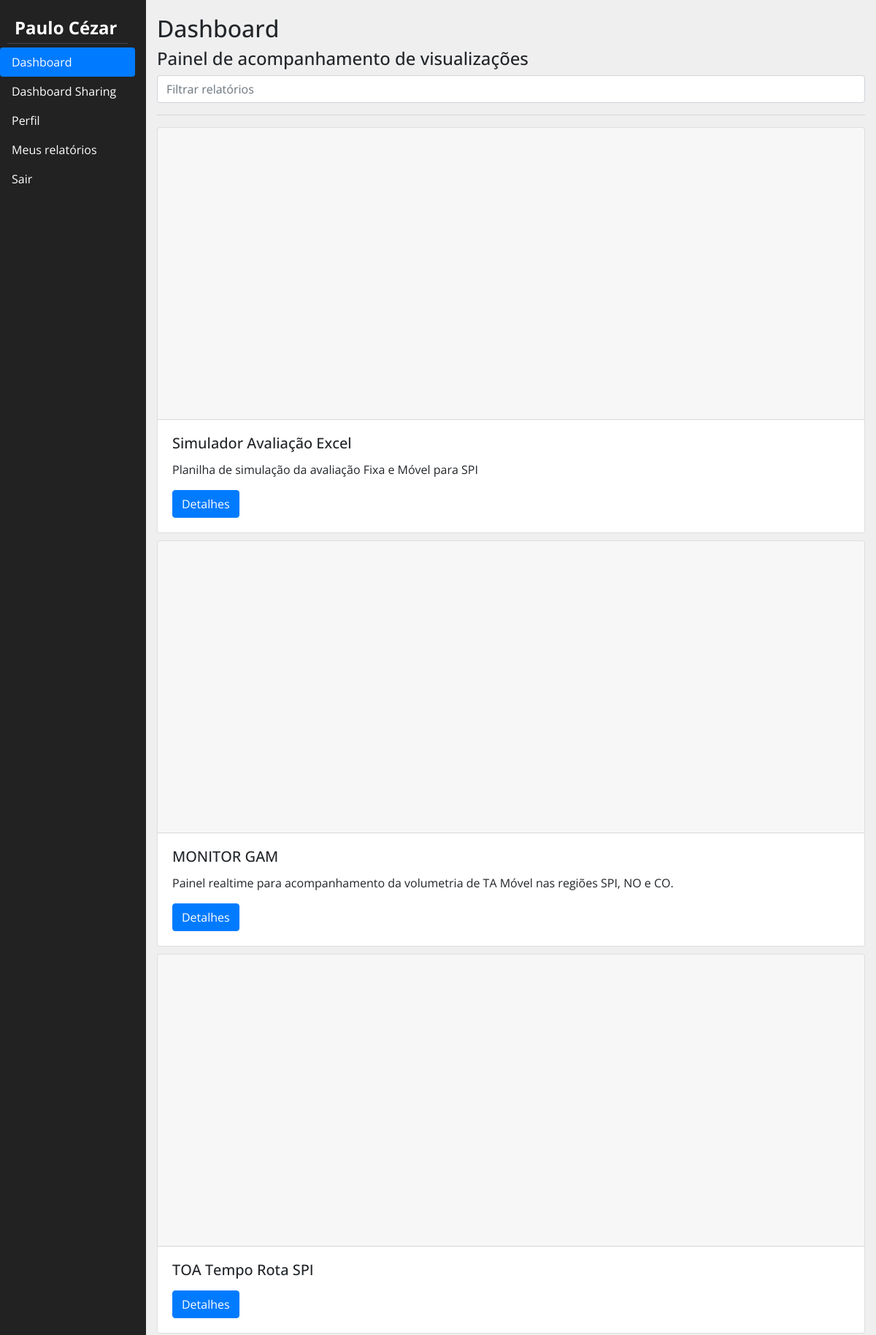
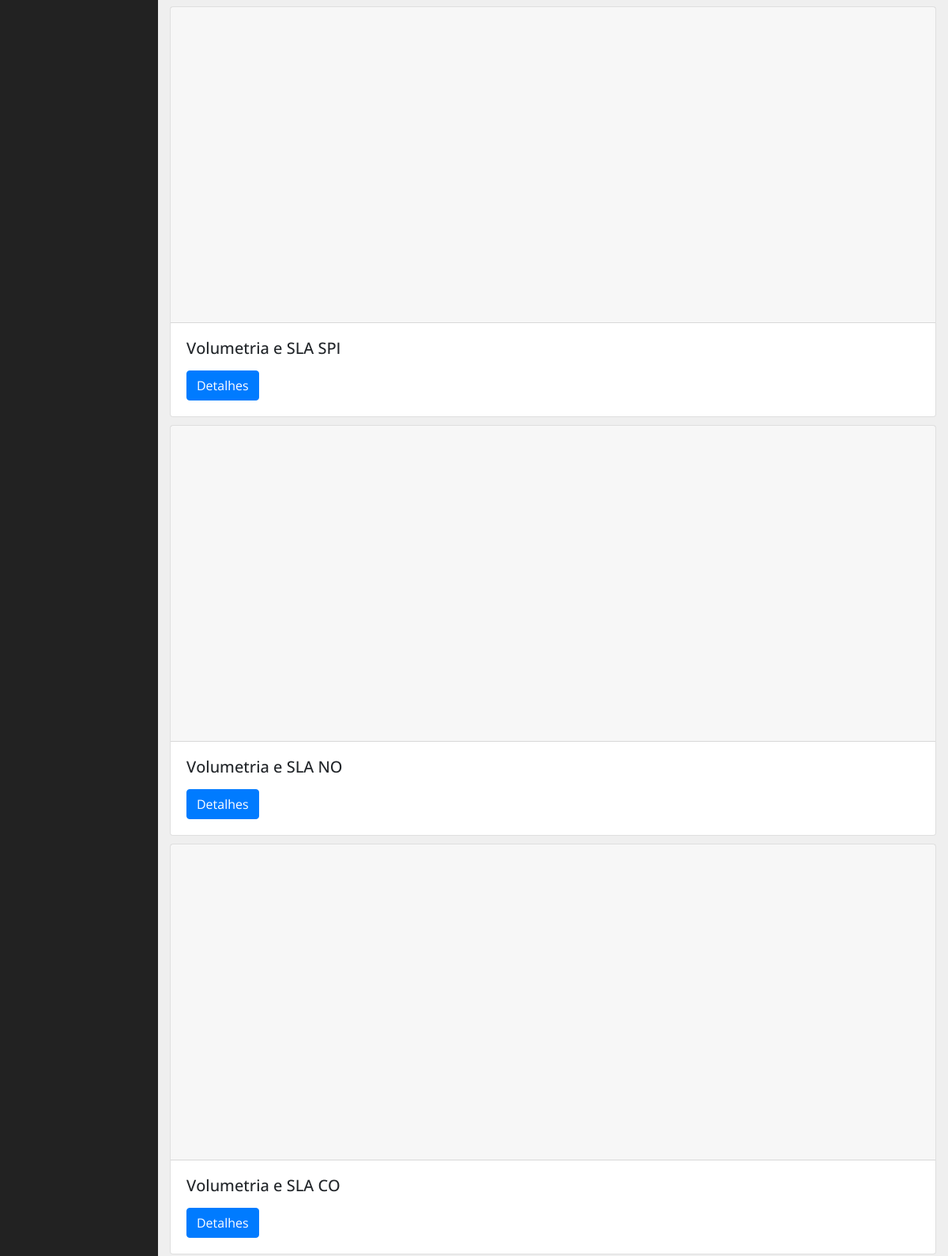
The app's page / (signed in, upper part) with its own data (2 pictures, top to bottom).
### tables this page shows
CREATE TABLE IF NOT EXISTS `report` (
  `id` int(11) unsigned NOT NULL,
  `owner` int(11) unsigned NOT NULL,
  `name` varchar(300) NOT NULL,
  `description` varchar(500) NOT NULL
);

### _php/default.php (called while the page is built, shortened)
<?php
function sql_execute($ssql, $mysqli = "") {
    $result = "";
    if ($select = $mysqli->query($ssql)) {
        $result = $select;
    } else {
        $result = false;
    }
    return $result;
}

### index.php (the view, shortened to what this page needs)
<?php
    $UID   = $UNAME = "";
    if (!isset($_COOKIE["VIEWLOG_LOGIN"])) {
        header("location: login.php");
    } else {
        $COOKIE = json_decode($_COOKIE["VIEWLOG_LOGIN"], true);
        $UID    = $COOKIE["uid"];
        $UNAME  = $COOKIE["name"];
    }
    $REDIRECT_PAGE = [
        "v-pills-detail" => "v-pills-dashboard"
    ];
    if (isset($_COOKIE["CURRENT_PAGE"]) && $_COOKIE["CURRENT_PAGE"] !== "undefined") {
        if (array_key_exists($_COOKIE["CURRENT_PAGE"], $REDIRECT_PAGE)) {
            $CURRENT_PAGE = $REDIRECT_PAGE[$_COOKIE["CURRENT_PAGE"]];
        } else {
            $CURRENT_PAGE = $_COOKIE["CURRENT_PAGE"];
        }
    } else {
        $CURRENT_PAGE = "v-pills-dashboard";
    }
?>
<!DOCTYPE html>
<html lang="pt-BR">
    <head>
        <link href="_css/jquery.toast.min.css" rel="stylesheet"/>
        <link href="_css/bootstrap.min.css" rel="stylesheet"/>
        <link href="_css/bootstrap-select.min.css" rel="stylesheet"/>
        <link href="_css/app.css" rel="stylesheet"/>
        <link rel="stylesheet" href="https://www.amcharts.com/lib/3/plugins/export/export.css" type="text/css" media="all" />
    </head>
    <body>
        <div class="row">
            <div class="nav flex-column nav-pills col-2" id="v-pills-tab" role="tablist" aria-orientation="vertical">
                <div id="owner" db-id="<?= $UID ?>">
                    <?= $UNAME ?>
                </div>
                <a class="nav-link <?= ($CURRENT_PAGE == "v-pills-dashboard" ? "active" : "") ?>"
                   id="v-pills-dashboard-tab"
                   data-toggle="pill"
                   href="#v-pills-dashboard"
                   role="tab"
                   aria-controls="v-pills-dashboard"
                   aria-selected="true">
                    Dashboard
                </a>
                <a class="nav-link <?= ($CURRENT_PAGE == "v-pills-dashboard-sharing" ? "active" : "") ?>"
                   id="v-pills-dashboard-sharing-tab"
                   data-toggle="pill"
                   href="#v-pills-dashboard-sharing"
                   role="tab"
                   aria-controls="v-pills-dashboard-sharing"
                   aria-selected="true">
                    Dashboard Sharing
                </a>
                <a class="nav-link <?= ($CURRENT_PAGE == "v-pills-profile" ? "active" : "") ?>"
                   id="v-pills-profile-tab"
                   data-toggle="pill"
                   href="#v-pills-profile"
                   role="tab"
                   aria-controls="v-pills-profile"
                   aria-selected="false">
                    Perfil
                </a>
                <a class="nav-link <?= ($CURRENT_PAGE == "v-pills-reports" ? "active" : "") ?>"
                   id="v-pills-reports-tab"
                   data-toggle="pill"
                   href="#v-pills-reports"
                   role="tab"
                   aria-controls="v-pills-reports"
                   aria-selected="false">
                    Meus relatórios
                </a>
                <a class="nav-link"
                   href="logout.php">
                    Sair
                </a>
            </div>
            <div class="tab-content col-10" id="v-pills-tabContent">
                <div class="tab-pane fade <?= ($CURRENT_PAGE == "v-pills-dashboard" ? "active show" : "") ?>"
                     id="v-pills-dashboard" role="tabpanel" aria-labelledby="v-pills-dashboard-tab">
                    <h1>Dashboard</h1>
                    <h2>Painel de acompanhamento de visualizações</h2>
                    <input class="form-control" id="search" type="text" placeholder="Filtrar relatórios">
                    <hr/>
                    <?php
                        $REPORTS["SQL"]   = "SELECT * FROM `report` WHERE `owner` = '$UID'";
                        $REPORTS["QUERY"] = sql_execute($REPORTS["SQL"]);
                        while ($REPORTS["ROW"]   = $REPORTS["QUERY"]->fetch_assoc()) {
                            $REPORT_DATA["SQL"]   = "SELECT * FROM `viewlog` WHERE `owner_id` = '$UID' AND `rep_id` = '{$REPORTS["ROW"]["id"]}';";
                            $REPORT_DATA["SQL"]   = "SELECT DATE_FORMAT(`dt`, '%Y-%m-%d') AS 'date', COUNT(id) AS 'value' FROM `viewlog` WHERE `owner_id` = '$UID' AND `rep_id` = '{$REPORTS["ROW"]["id"]}' GROUP BY DATE_FORMAT(`dt`, '%Y-%m-%d')";
                            $REPORT_DATA["QUERY"] = sql_execute($REPORT_DATA["SQL"]);
                            $GRAPH_CONFIGURATION = "";
                            $GRAPH_FAILMESSAGE   = "";
                            if ($REPORT_DATA["QUERY"]->num_rows === 0) {
                                $GRAPH_FAILMESSAGE = "<span class='empty_graph'>Este relatório ainda não possui visualizações.</span>";
                                $GRAPH_CLASS       = "fail-message";
                            } else {
                                $REPORT_DATA["ARRAY"] = [];
                                $REPORT_DATA["JS"]    = [];
                                while ($REPORT_DATA["ROW"] = $REPORT_DATA["QUERY"]->fetch_object()) {
                                    array_push($REPORT_DATA["JS"], "{date: '{$REPORT_DATA["ROW"]->date}', value: {$REPORT_DATA["ROW"]->value}}");
                                    array_push($REPORT_DATA["ARRAY"], [$REPORT_DATA["ROW"]->date => $REPORT_DATA["ROW"]->value]);
                                }
                                $REPORT_DATA["JS"]   = implode(",", $REPORT_DATA["JS"]);
                                $GRAPH_CONFIGURATION = "<script>"
                                    . "var chart_{$REPORTS["ROW"]["owner"]}_{$REPORTS["ROW"]["id"]} = draw('report-{$REPORTS["ROW"]["owner"]}-{$REPORTS["ROW"]["id"]}', "
                                    . "[{$REPORT_DATA["JS"]}]);"
                                    . "</script>";
                                $GRAPH_CLASS         = "graph";
                            }
                            echo "
                                <div class=\"card\" search='{$REPORTS["ROW"]["id"]}|{$REPORTS["ROW"]["name"]}|{$REPORTS["ROW"]["description"]}'>
                                    $GRAPH_CONFIGURATION
                                    <div id=\"report-{$REPORTS["ROW"]["owner"]}-{$REPORTS["ROW"]["id"]}\" class=\"card-header $GRAPH_CLASS\">$GRAPH_FAILMESSAGE</div>
                                    <div class=\"card-body\">
                                        <h5 class=\"card-title\">{$REPORTS["ROW"]["name"]}</h5>
                                        <p class=\"card-text\">{$REPORTS["ROW"]["description"]}</p>
                                        <a class=\"btn btn-primary detail\"
                                           id=\"v-pills-detail-tab\"
                                           data-toggle=\"pill\"
                                           href=\"#v-pills-detail\"
                                           role=\"tab\"
                                           owner=\"{$REPORTS["ROW"]["owner"]}\"
                                           report=\"{$REPORTS["ROW"]["id"]}\"
                                           reportName=\"{$REPORTS["ROW"]["name"]}\"
                                           aria-controls=\"v-pills-detail\"
                                           aria-selected=\"false\">
                                            Detalhes
                                        </a>
                                    </div>
                                </div>";
                        }
                    ?>
                </div>
            </div>
        </div>
    </body>
</html>

### _css/app.css (style rules this page uses)
body { background: #efefef; font-family: 'Open Sans', sans-serif; }
.row { margin: 0; }
.tab-pane h1 { font-size: 24pt; margin-top: 20px; }
.tab-pane h2 { font-size: 18pt; }
.nav { background: #222; height: 100vh; }
.nav-link { color: #fff; }
#owner { color: #fff; font-size: 18pt; font-weight: bold; padding: 15px 10px 3px; border-bottom: 1px solid #444; margin: 5px 10px 5px; }
.tab-content { height: 100vh; overflow-y: scroll; }
.tab-pane .card { margin-bottom: 10px; }
.graph { height: 400px; padding: 0 20px 30px 0px; }

### records on screen
report: name "Simulador Avaliação Excel", description "Planilha de simulação da avaliação Fixa e Móvel para SPI"
report: name "MONITOR GAM", description "Painel realtime para acompanhamento da volumetria de TA Móvel nas regiões SPI, NO e CO."
report: name "TOA Tempo Rota SPI"
report: name "Volumetria e SLA SPI"
report: name "Volumetria e SLA NO"
report: name "Volumetria e SLA CO"

### other values on screen
$UNAME "Paulo Cézar"
